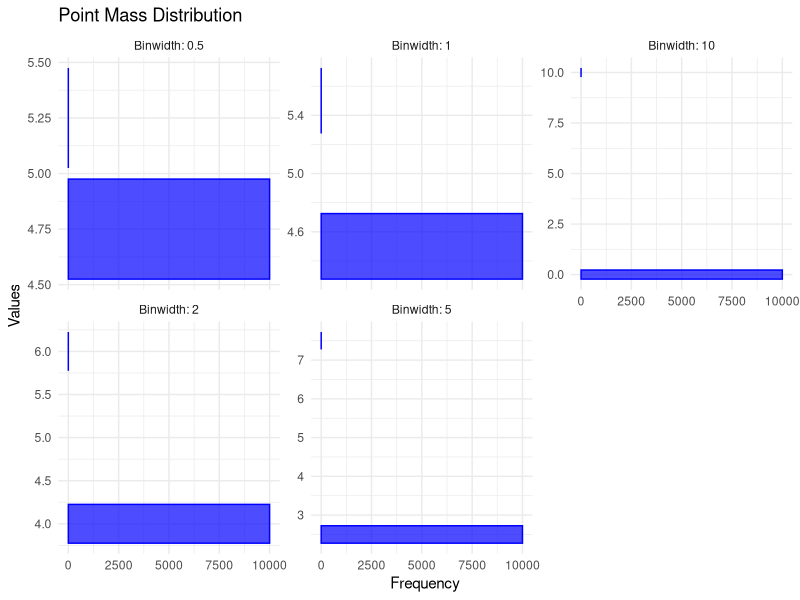
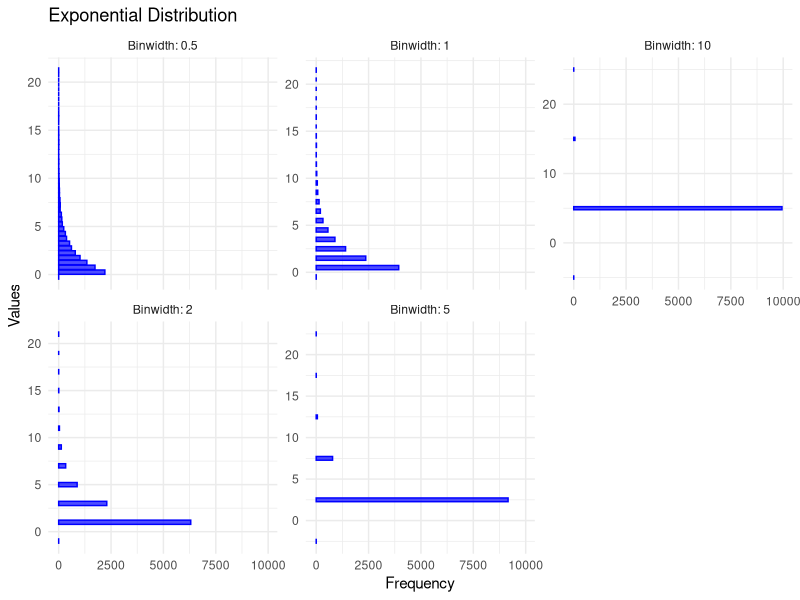
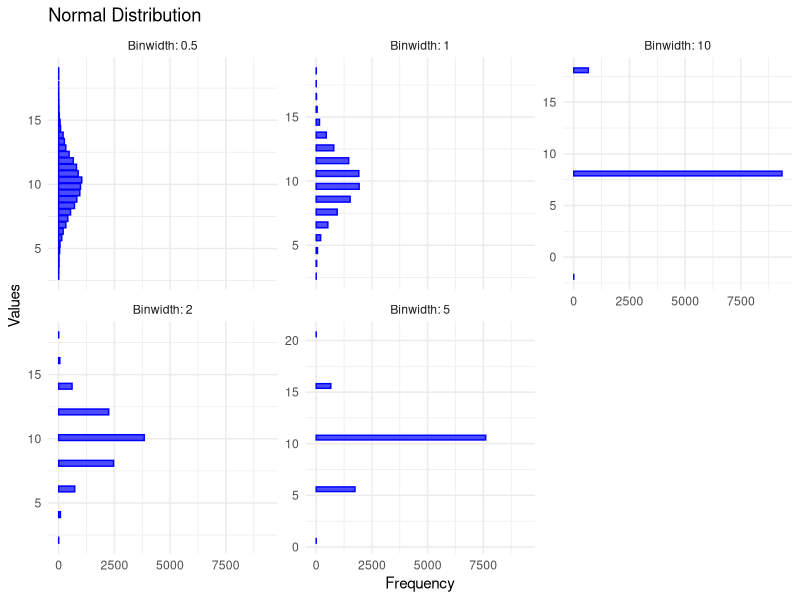
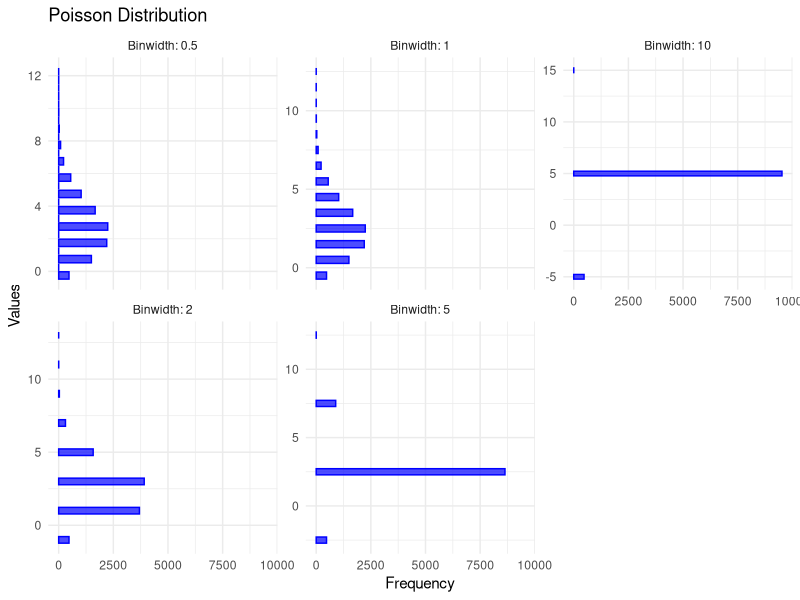
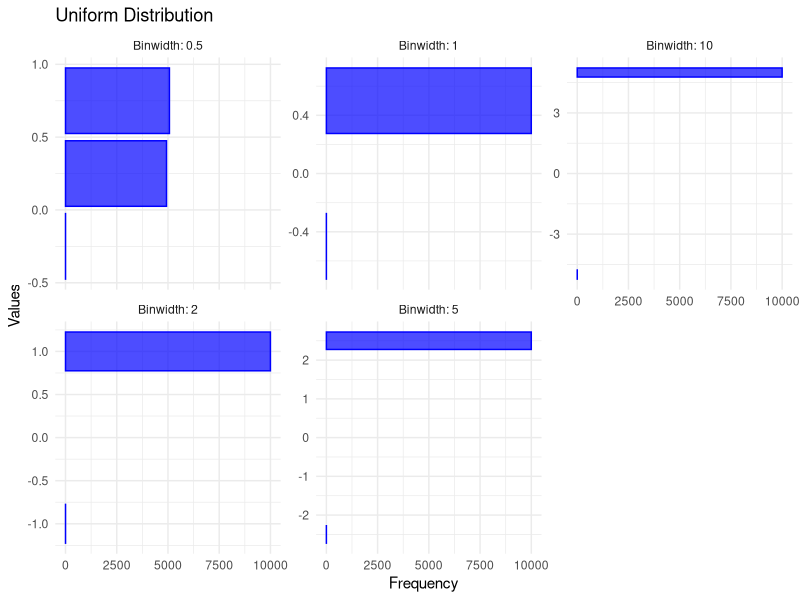
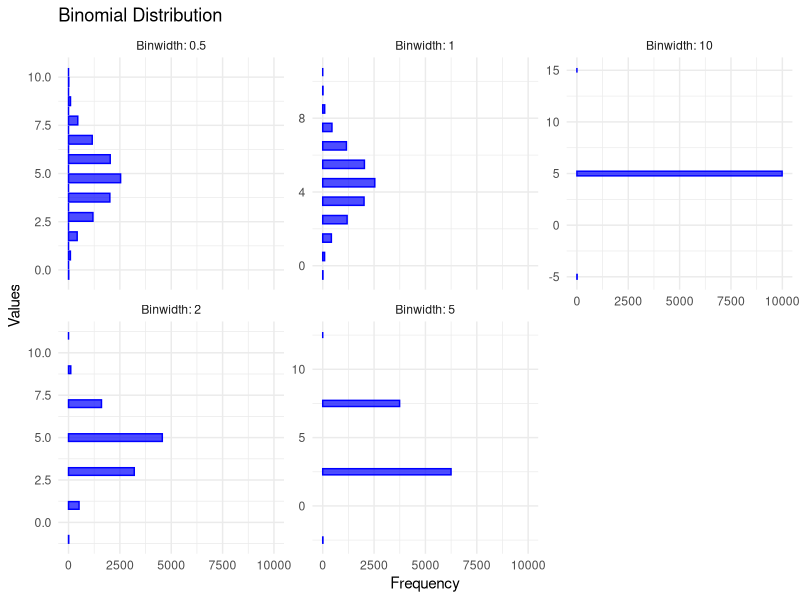
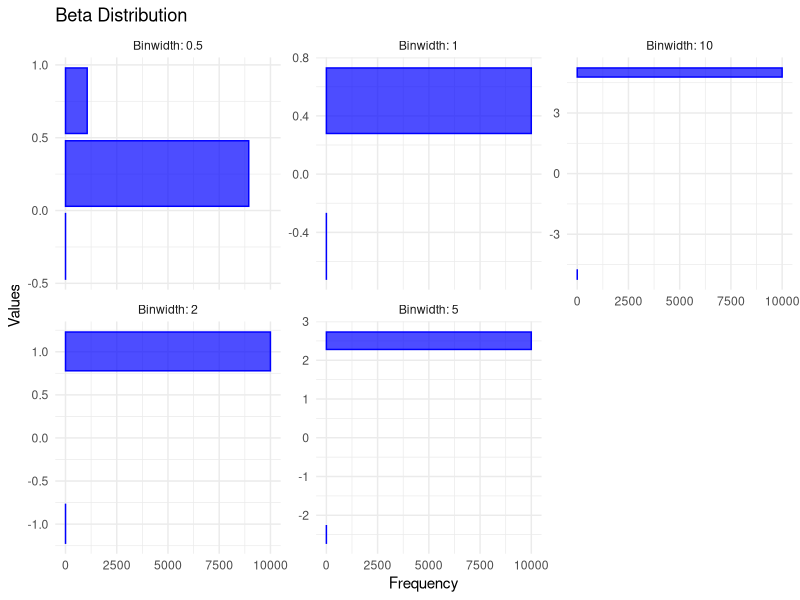
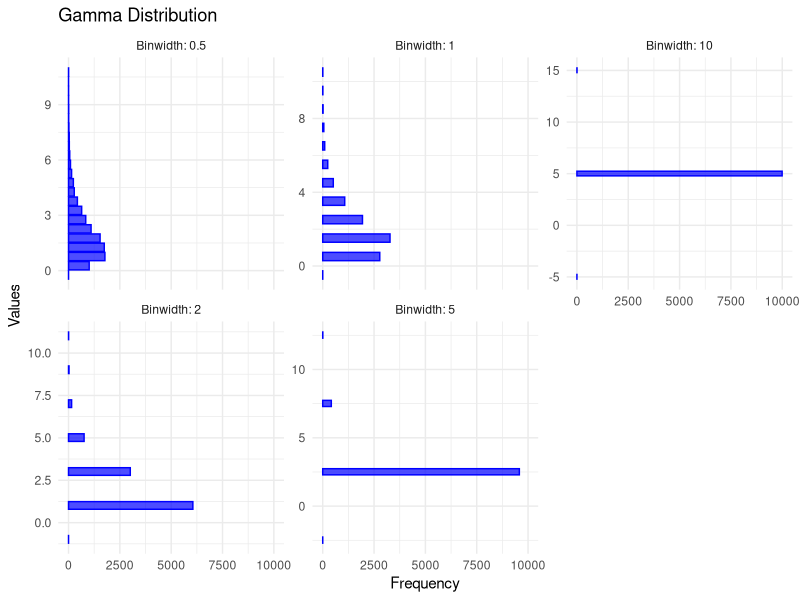

The R script that drew these images, in order:
## ---- chunk 1
library(tidyverse)

# Function to create a data frame for plotting with multiple binwidths
prepare_histogram_data <- function(data, binwidths) {
  do.call(rbind, lapply(binwidths, function(bw) {
    breaks <- seq(min(data) - bw, max(data) + bw, by = bw) # Extend the range
    hist <- hist(data, breaks = breaks, plot = FALSE)
    data.frame(
      x = hist$mids,
      count = hist$counts,
      binwidth_label = paste0("Binwidth: ", bw)
    )
  }))
}

# Function to plot faceted histograms with dynamic binwidth
plot_histogram_facet <- function(data, binwidths, title) {
  hist_data <- prepare_histogram_data(data, binwidths)
  
  ggplot(hist_data, aes(x, count)) +
    geom_bar(stat = "identity", fill = "blue", color = "blue", alpha = 0.7) +
    facet_wrap(~ binwidth_label, scales = "free_y") +
    labs(title = title, x = "Values", y = "Frequency") +
    theme_minimal() + coord_flip()
}
## ---- chunk 2
simulate_point_mass <- function(n, value) {
  rep(value, n)
}

# Simulate data
set.seed(42) # Set seed for reproducibility
n <- 10000

# Define binwidths for faceting
binwidths <- c(0.5, 1, 2, 5, 10)

point_mass_data <- simulate_point_mass(n, 5)

plot_histogram_facet(point_mass_data, binwidths, "Point Mass Distribution")

## ---- chunk 3
# Function to simulate exponential distribution
simulate_exponential <- function(n, rate) {
  rexp(n, rate = rate)
}

exponential_data <- simulate_exponential(n, rate = 0.5)

plot_histogram_facet(exponential_data, binwidths, "Exponential Distribution")

## ---- chunk 4
# Function to simulate normal distribution
simulate_normal <- function(n, mean, sd) {
  rnorm(n, mean = mean, sd = sd)
}

normal_data <- simulate_normal(n, mean = 10, sd = 2)

plot_histogram_facet(normal_data, binwidths, "Normal Distribution")
## ---- chunk 5
# Function to simulate Poisson distribution
simulate_poisson <- function(n, lambda) {
  rpois(n, lambda = lambda)
}

poisson_data <- simulate_poisson(n, lambda = 3)

plot_histogram_facet(poisson_data, binwidths, "Poisson Distribution")
## ---- chunk 6
# Function to simulate Uniform distribution
simulate_uniform <- function(n, min, max) {
  runif(n, min = min, max = max)
}

uniform_data <- simulate_uniform(n, min = 0, max = 1)

plot_histogram_facet(uniform_data, binwidths, "Uniform Distribution")
## ---- chunk 7
# Function to simulate binomial distribution
simulate_binomial <- function(n, size, prob) {
  rbinom(n, size = size, prob = prob)
}

binomial_data <- simulate_binomial(n, size = 10, prob = 0.5)

plot_histogram_facet(binomial_data, binwidths, "Binomial Distribution")

## ---- chunk 8
# Function to simulate beta distribution
simulate_beta <- function(n, shape1, shape2) {
  rbeta(n, shape1 = shape1, shape2 = shape2)
}

beta_data <- simulate_beta(n, shape1 = 2, shape2 = 5)

plot_histogram_facet(beta_data, binwidths, "Beta Distribution")

## ---- chunk 9
# Function to simulate gamma distribution
simulate_gamma <- function(n, shape, rate) {
  rgamma(n, shape = shape, rate = rate)
}

gamma_data <- simulate_gamma(n, shape = 2, rate = 1)

plot_histogram_facet(gamma_data, binwidths, "Gamma Distribution")

## ---- chunk 10
# Function to simulate chi-square distribution
simulate_chisquare <- function(n, df) {
  rchisq(n, df = df)
}

chisquare_data <- simulate_chisquare(n, df = 3)

plot_histogram_facet(chisquare_data, binwidths, "Chi-Square Distribution")

## ---- chunk 11
# Function to simulate negative binomial distribution
simulate_negative_binomial <- function(n, size, prob) {
  rnbinom(n, size = size, prob = prob)
}

negative_binomial_data <- simulate_negative_binomial(n, size = 10, prob = 0.3)

plot_histogram_facet(negative_binomial_data, binwidths, "Negative Binomial Distribution")

## ---- chunk 12
# Function to simulate log-normal distribution
simulate_lognormal <- function(n, meanlog, sdlog) {
  rlnorm(n, meanlog = meanlog, sdlog = sdlog)
}

lognormal_data <- simulate_lognormal(n, meanlog = 0, sdlog = 1)

plot_histogram_facet(lognormal_data, binwidths, "Log-normal Distribution")

## ---- chunk 13
# Function to simulate Cauchy distribution
simulate_cauchy <- function(n, location, scale) {
  rcauchy(n, location = location, scale = scale)
}

cauchy_data <- simulate_cauchy(n, location = 0, scale = 1)

plot_histogram_facet(cauchy_data, binwidths, "Cauchy Distribution")

